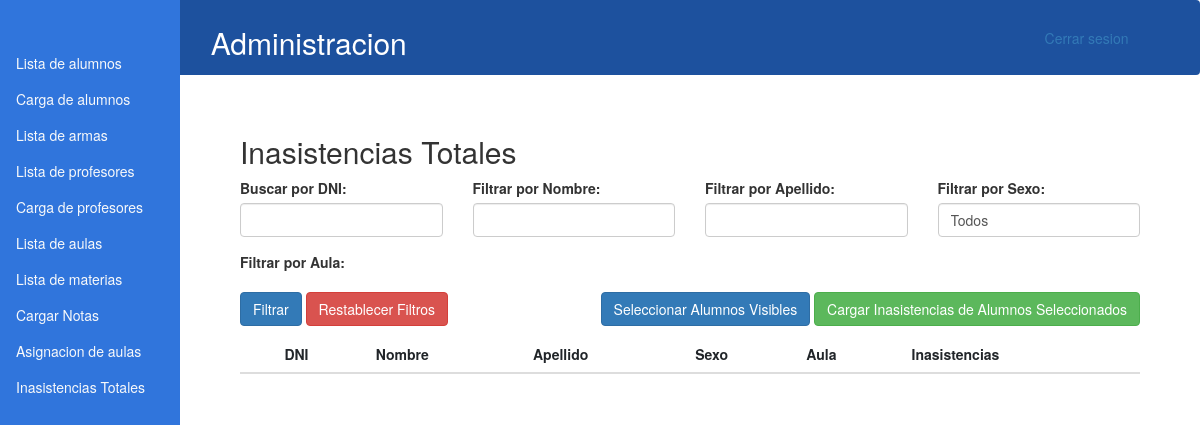
/inasistencias_totales.php (signed in), run on an earlier commit of the app's database.
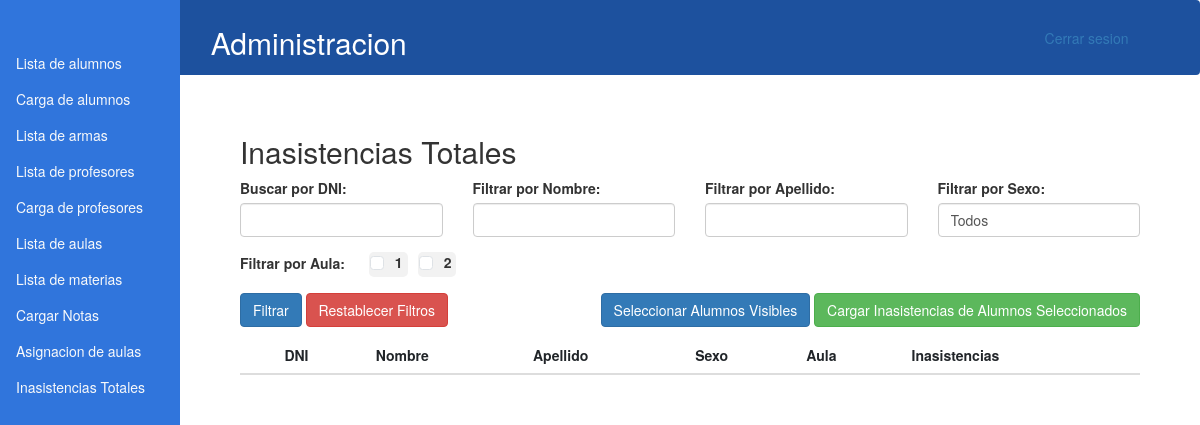
And on a later commit of the database.
### tables this page shows
CREATE TABLE `aula` (
  `id_aula` int(11) NOT NULL,
  `nro_aula` int(11) NOT NULL
);

### inasistencias_totales.php (the view, shortened to what this page needs)
<!DOCTYPE html>
<html lang="en">
<head>
    <link rel="stylesheet" href="css/style.css">
    <link href="css/bootstrap-glyphicons.css" rel="stylesheet">
    <link href="css/bootstrap.min.css" rel="stylesheet">
    <link rel="stylesheet" href="css/w3.css">
    <link rel="stylesheet" href="https://maxcdn.bootstrapcdn.com/bootstrap/3.4.0/css/bootstrap.min.css">
</head>
<body>
    <?php include('header.php'); ?>
    <div style="margin-left:20%; margin-right: 5%;">
        <h2>Inasistencias Totales</h2>
        <div class="row">
    <div class="col-md-3 form-group">
        <label for="filtroDNI">Buscar por DNI:</label>
        <input type="text" class="form-control" id="filtroDNI">
    </div>
    <div class="col-md-3 form-group">
        <label for="filtroNombre">Filtrar por Nombre:</label>
        <input type="text" class="form-control" id="filtroNombre">
    </div>
    <div class="col-md-3 form-group">
        <label for="filtroApellido">Filtrar por Apellido:</label>
        <input type="text" class="form-control" id="filtroApellido">
    </div>
    <div class="col-md-3 form-group">
        <label for="filtroSexo">Filtrar por Sexo:</label>
        <select class="form-control" id="filtroSexo">
            <option value="">Todos</option>
        </select>
    </div>
</div>
<div class="form-group">
    <label for="filtroAula">Filtrar por Aula:</label>
    <div class="checkbox-inline">
        <?php
        $query_aulas = "SELECT * FROM aula";
        $result_aulas = mysqli_query($conn, $query_aulas);
        if ($result_aulas) {
            while ($row_aula = mysqli_fetch_assoc($result_aulas)) {
                echo '<div class="form-check form-check-inline">';
                echo '<input type="checkbox" class="form-check-input" id="filtroAula' . $row_aula['id_aula'] . '" value="' . $row_aula['id_aula'] . '">';
                echo '<label class="form-check-label" for="filtroAula' . $row_aula['id_aula'] . '">' . $row_aula['nro_aula'] . '</label>';
                echo '</div>';
            }
        }
        ?>
    </div>
</div>
        <button type="button" class="btn btn-primary" id="btnFiltrar">Filtrar</button>
        <button type="button" class="btn btn-danger" id="resetFiltros">Restablecer Filtros</button>
        <div class="pull-right">
            <button class="btn btn-primary" id="seleccionarAlumnos">Seleccionar Alumnos Visibles</button>
            <button class="btn btn-success" id="cargarInasistencias">Cargar Inasistencias de Alumnos Seleccionados</button>
        </div>
        <table class="table mt-3" style="margin-bottom: 150px" id="tablaAlumnos">
            <thead>
                <tr>
                    <th></th>
                    <th>DNI</th>
                    <th>Nombre</th>
                    <th>Apellido</th>
                    <th>Sexo</th>
                    <th>Aula</th>
                    <th>Inasistencias</th>
                </tr>
            </thead>
        </table>
    </div>
</body>
</html>

What changed in the data, as far as the page shows it:
added aula: nro_aula "1"
added aula: nro_aula "2"
